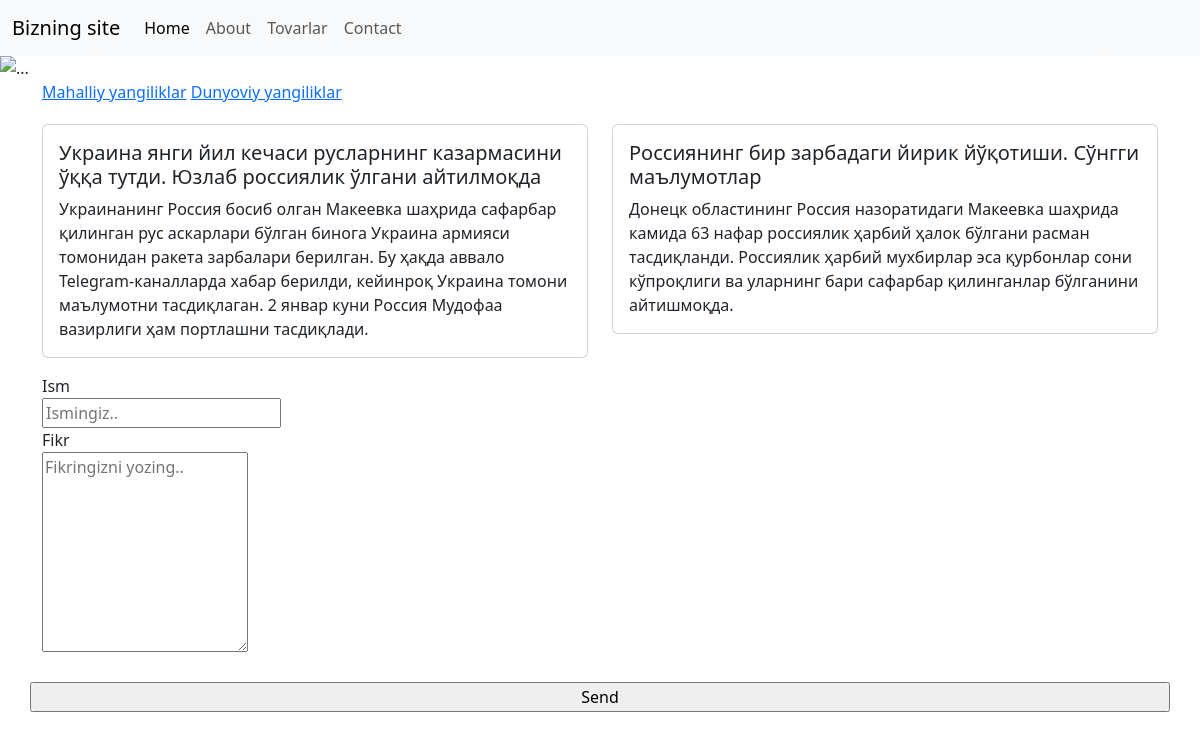
The app's page /, older data.
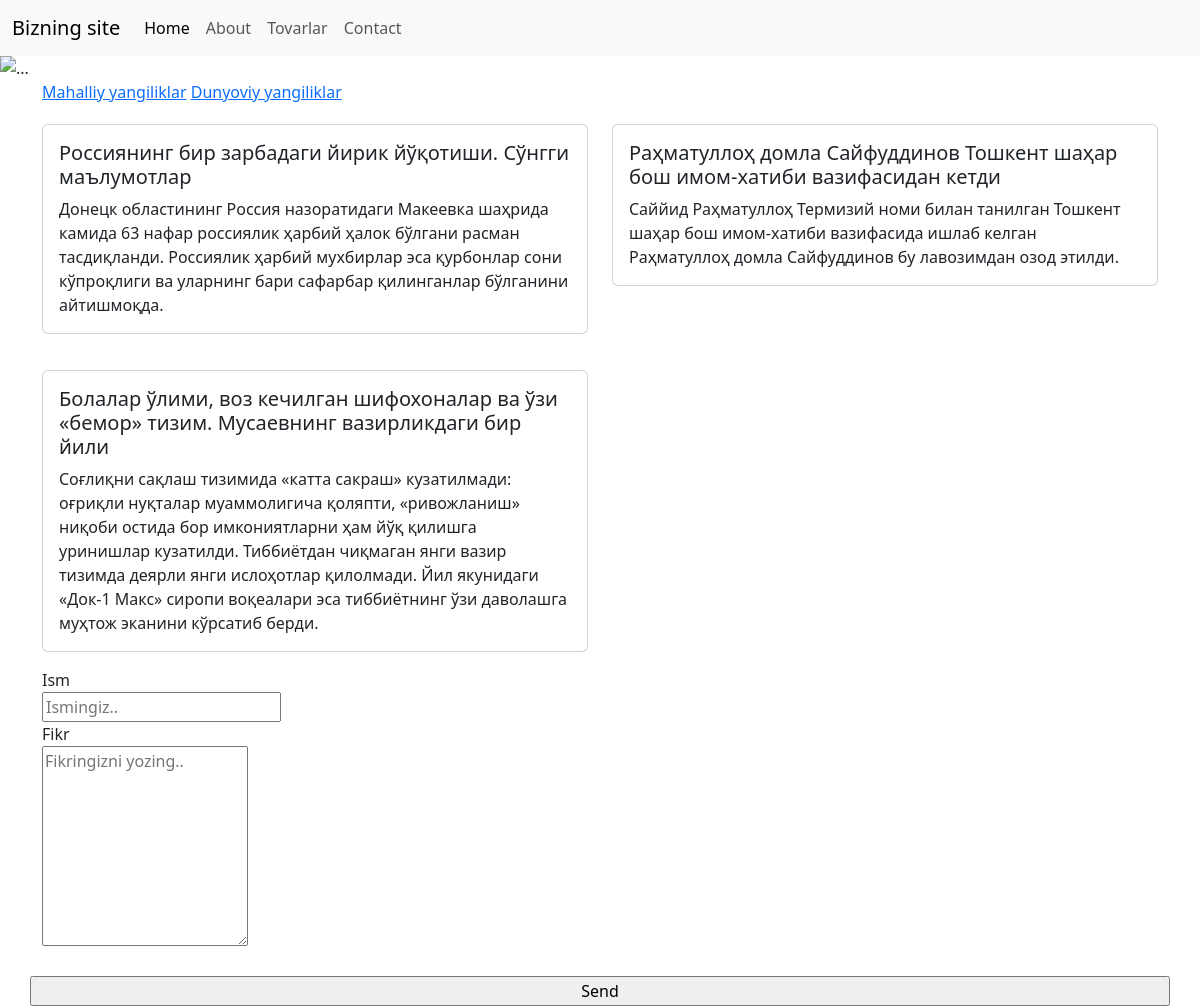
The same page, newer data.
### main/models.py (models this page shows, shortened)
class Yangiliklar(models.Model):
    title = models.CharField(max_length=100)
    body = models.TextField()
    type = models.CharField(max_length=50, default='')
    class Meta:
        verbose_name = 'item'
        verbose_name_plural = 'news'

### main/views.py (the view, shortened to what this page needs)
# urls.py: path('', asosiy, name='main'),  # 127.0.0.1:8000
def asosiy(request):
    news = Yangiliklar.objects.all()
    context = {
        'news': news
    }
    return render(request, 'main/index.html', context)

### main/templates/main/index.html (shortened to what this page needs)
{% extends 'main/base.html' %}
{% block body %}
<div id="carouselExample" class="carousel slide">
  <div class="carousel-inner">
    <div class="carousel-item active">
      <img src="https://images.unsplash.com/photo-1509043759401-136742328bb3?ixlib=rb-4.0.3&ixid=MnwxMjA3fDB8MHxleHBsb3JlLWZlZWR8MXx8fGVufDB8fHx8&w=1000&q=80" class="d-block w-100" alt="...">
    </div>
  </div>
  <button class="carousel-control-prev" type="button" data-bs-target="#carouselExample" data-bs-slide="prev">
    <span class="carousel-control-prev-icon" aria-hidden="true"></span>
  </button>
  <button class="carousel-control-next" type="button" data-bs-target="#carouselExample" data-bs-slide="next">
    <span class="carousel-control-next-icon" aria-hidden="true"></span>
  </button>
</div>
<div class="container">
  <a href="{% url 'news' 'mahalliy' %}">Mahalliy yangiliklar</a>
  <a href="{% url 'news' 'dunyo' %}">Dunyoviy yangiliklar</a>
  <div class="row">
{% for i in news %}
  <div class="col-sm-6 mb-3 news">
    <div class="card">
      <div class="card-body">
        <h5 class="card-title">{{i.title}}</h5>
        <p class="card-text">{{i.body}}</p>
      </div>
    </div>
  </div>
{% endfor %}
</div>
</div>
<div class="container">
  <form method="post">
  <div class="row">
    <div class="col-25">
      <label for="fname">Ism</label>
    </div>
    <div class="col-75">
      <input type="text" id="fname" name="ism" placeholder="Ismingiz..">
    </div>
  </div>
  <div class="row">
    <div class="col-25">
      <label for="subject">Fikr</label>
    </div>
    <div class="col-75">
      <textarea id="subject" name="fikr" placeholder="Fikringizni yozing.." style="height:200px"></textarea>
    </div>
  </div>
  <br>
  <div class="row">
    <input type="submit" value="Send">
  </div>
  </form>
</div>
{% endblock %}

Row changes from the older to the newer data that the page shows:
removed Yangiliklar: title "Украина янги йил кечаси русларнинг казармасини ўққа тутди. Юзлаб россиялик ўлгани айтилмоқда", body "Украинанинг Россия босиб олган Макеевка шаҳрида сафарбар қилинган рус аскарлари бўлган бинога Украина армияси томонидан ракета зарбалари берилган. Бу ҳақда аввало Telegram-каналларда хабар берилди, кейинроқ Украина томони маълумотни тасдиқлаган. 2 январ куни Россия Мудофаа вазирлиги ҳам портлашни тасдиқлади."
added Yangiliklar: title "Раҳматуллоҳ домла Сайфуддинов Тошкент шаҳар бош имом-хатиби вазифасидан кетди", body "Саййид Раҳматуллоҳ Термизий номи билан танилган Тошкент шаҳар бош имом-хатиби вазифасида ишлаб келган Раҳматуллоҳ домла Сайфуддинов бу лавозимдан озод этилди."
added Yangiliklar: title "Болалар ўлими, воз кечилган шифохоналар ва ўзи «бемор» тизим. Мусаевнинг вазирликдаги бир йили", body "Соғлиқни сақлаш тизимида «катта сакраш» кузатилмади: оғриқли нуқталар муаммолигича қоляпти, «ривожланиш» ниқоби остида бор имкониятларни ҳам йўқ қилишга уринишлар кузатилди. Тиббиётдан чиқмаган янги вазир тизимда деярли янги ислоҳотлар қилолмади. Йил якунидаги «Док-1 Макс» сиропи воқеалари эса тиббиётнинг ўзи даволашга муҳтож эканини кўрсатиб берди."
